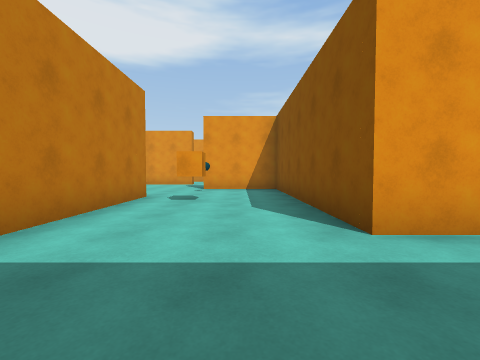
view 1 (above)

16 first-person views from a walk through a scene from a Unity 3-D project. The camera is 1.2 m above the floor, tilts 2° down and sees 90° across. The floor is counted in squares, 2 m on a side. Each view is taken from the middle of a square. On the plan, view 1 faces up. The plan holds only what a view shows up to about 9 squares ahead; the rest is blank. The player character is not drawn.

view 2
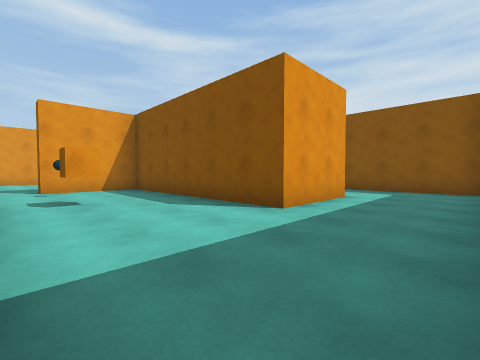

view 3
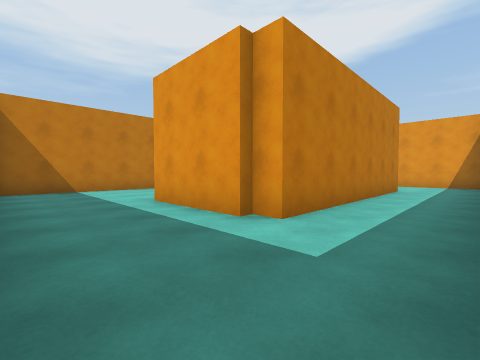

view 4
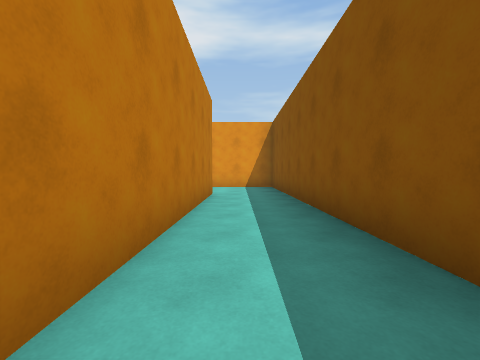

view 5
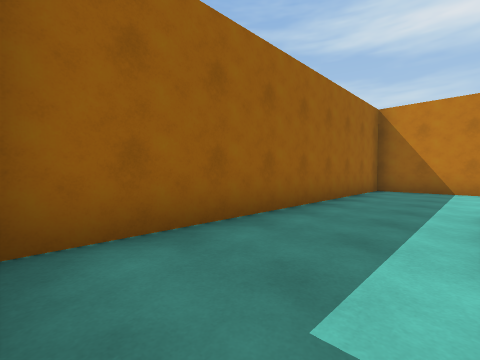

view 6
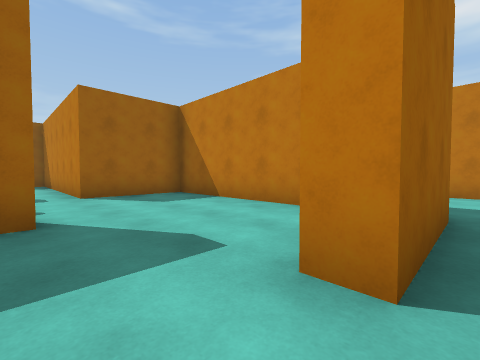

view 7
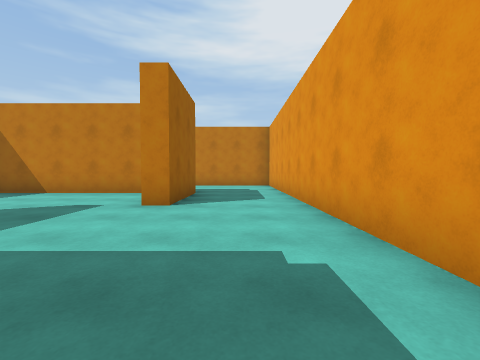

view 8
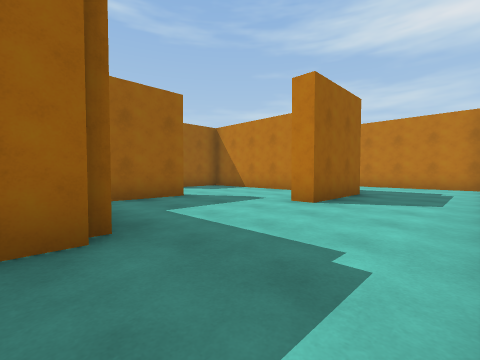

view 9
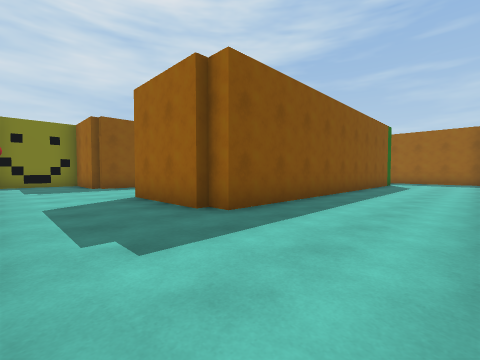

view 10
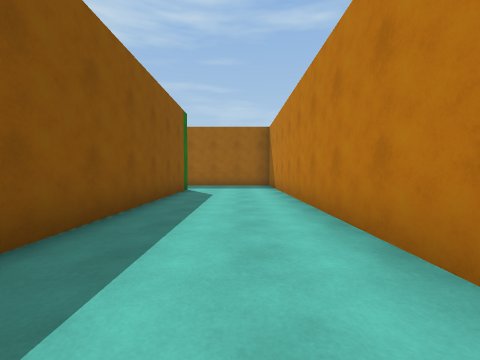

view 11
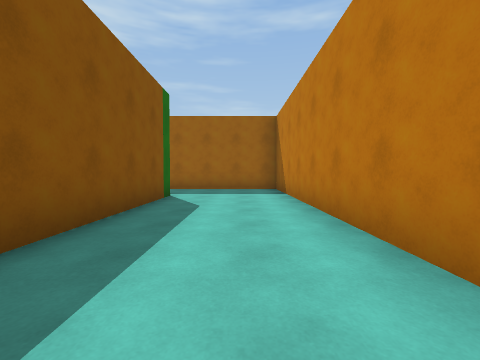

view 12
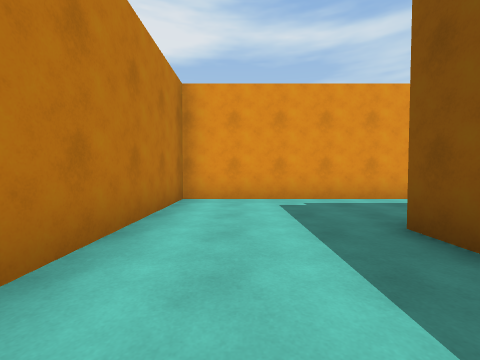

view 13
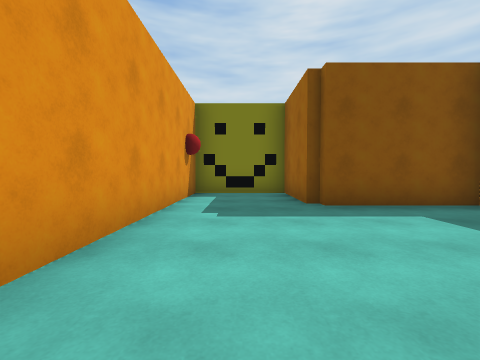

view 14
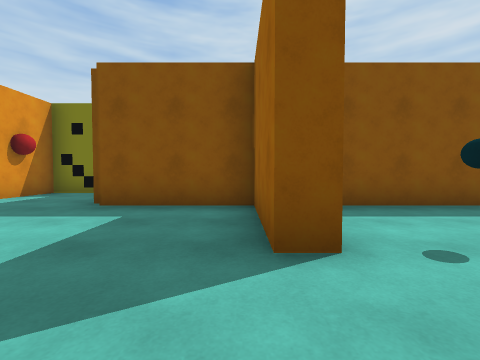

view 15
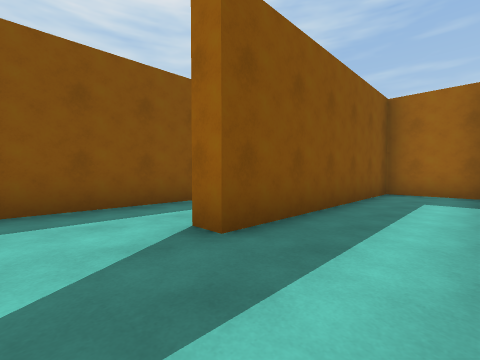

view 16
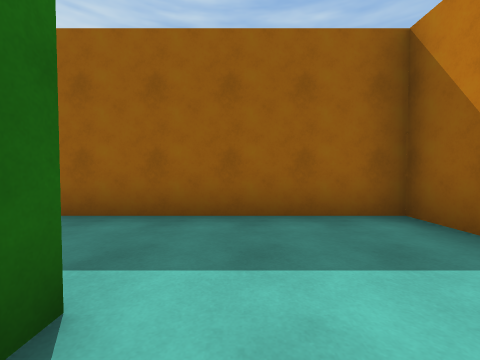

### Floor plan
Points are (right, up) in squares from view 1. A wall is a line through its corners. A room is listed if a view was taken in it or the views show most of it. See-through windows are left out.
Room 1 (views 1, 2, 3, 4, 5, 14, 15)
walls: (1.9, 2.7) (3.7, 2.7); (3.7, 2.5) (3.7, 8.5) (4.3, 8.5) (4.3, 2.5) (3.7, 2.5); (3.9, 2.3) (1.3, 2.3) (1.3, 8.2) (-1.2, 8.2) (-1.2, 8.8); (6, 11.3) (4.5, 11.3); (-4.8, 10.2) (-4.8, 5.8) (-2.2, 5.8) (-2.2, -0.2) (6.3, -0.2) (6.3, 10.9)
ways out: opening at (-1.5, 10.5) to room 2
objects: orange cube (-1, 5); ball (-1, 7)
Room 2 (views 6, 7, 8, 9, 10, 11, 12, 13, 16)
walls: (-4.9, 11.8) (-2.2, 11.8) (-2.2, 11.2); (-1.2, 8.8) (1.3, 8.8) (1.3, 11.5); (-5.3, 2) (-5.3, 11.5) (-4.8, 11.5); (1.4, 11.8) (3.7, 11.8) (3.7, 14.2) (-8.3, 14.2) (-8.3, -0.2) (-3.5, -0.2)
ways out: opening at (-1.5, 10.5) to room 1

Positions as (right, up) in squares from view 1, and headings:
1: (0, 0), facing up
2: (-2, 0), facing up-right
3: (6, 0), facing up-left
4: (5, 2), facing up
5: (6, 2), facing down-left
6: (-1, 12), facing down-left
7: (2, 13), facing left
8: (2, 14), facing down-left
9: (-8, 14), facing down-right
10: (-7, 10), facing down
11: (-7, 8), facing down
12: (-7, 9), facing up
13: (-3, 13), facing right
14: (-3, 9), facing right
15: (2, 10), facing down-right
16: (-6, 3), facing down
